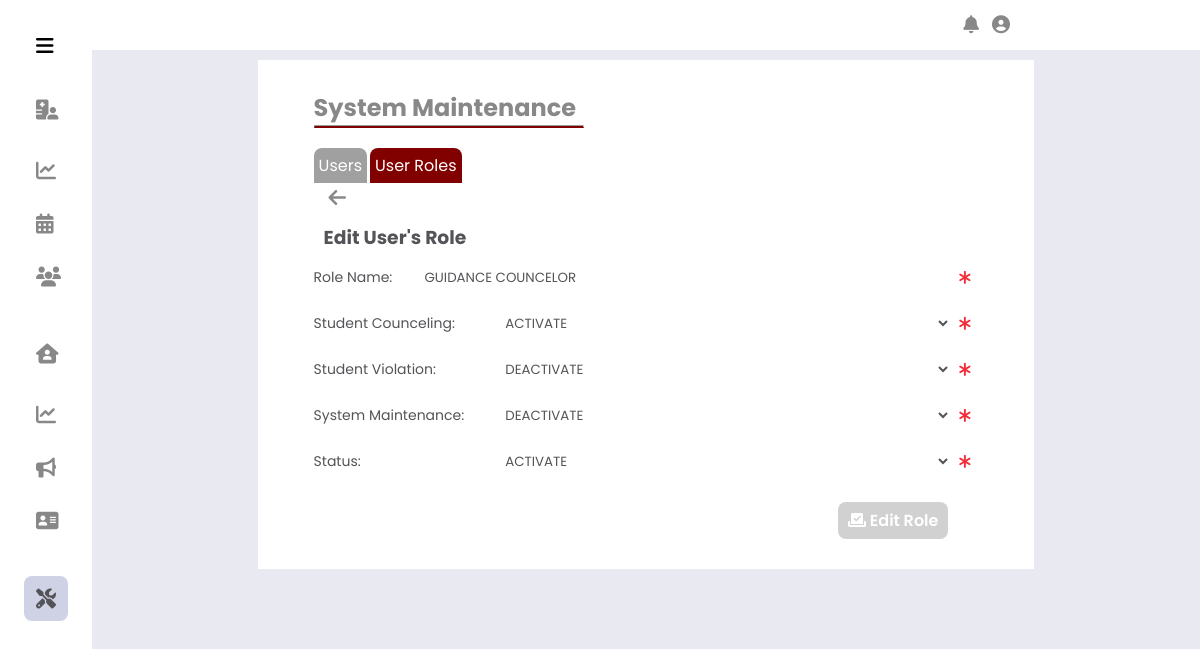
Page /Administrator/System Edit User Role Maintenance/?role_id=2 (signed in) on the committed database.
### tables this page shows
CREATE TABLE IF NOT EXISTS `adminuserrole` (
  `AdminUserRoleID` int NOT NULL AUTO_INCREMENT,
  `AdminUserRole` varchar(255) NOT NULL,
  `AdminPageStudentCounceling` int NOT NULL,
  `AdminPageViolation` int NOT NULL,
  `AdminMaintenance` int NOT NULL,
  `StatusID` int NOT NULL,
  PRIMARY KEY (`AdminUserRoleID`),
  KEY `accountStatus_rolestats` (`StatusID`),
  KEY `studCounceling_status` (`AdminPageStudentCounceling`),
  KEY `studViolation_status` (`AdminPageViolation`),
  KEY `sysMain_status` (`AdminMaintenance`)
);

CREATE TABLE IF NOT EXISTS `statuscontent` (
  `StatusID` int NOT NULL AUTO_INCREMENT,
  `StatusDescription` varchar(20) NOT NULL,
  PRIMARY KEY (`StatusID`)
);

### Administrator/System Edit User Role Maintenance/index.php (the view, shortened to what this page needs)
<?php
    $page = 'maintenance';
    include_once('../includes/header.php');
    $role_id = $_GET['role_id'];
    $userRole = $conn->query("SELECT * FROM adminuserrole WHERE AdminUserRoleID = '$role_id' ");
    while($row = $userRole->fetch_assoc()){
        $id = $row['AdminUserRoleID']; $roleName = $row['AdminUserRole']; $studentCounc = $row['AdminPageStudentCounceling'];
        $studentViolation = $row['AdminPageViolation'];
        $sysMain = $row['AdminMaintenance']; $status = $row['StatusID'];
    }
?>
    <div class="body_container">
        <div class="content">
            <div class="title">
                <h1>System Maintenance</h1>
                <hr>
            </div>
            <div class="subcontent">
                <?php
                    $sub_page = 'role_admin';
                    include '../includes/main_sub_nav.php';
                ?>
                <a href="../System User Role Maintenance/" class="acc_bttn"><i class="fas fa-arrow-left"></i></a>
                <h3 class="subtitle">Edit User's Role</h3>
                <form id="editRole"  method = "POST">
                    <div class="input_group">
                        <div class="input_container">
                            <label for="#" class="label">Role Name: </label>
                            <div class="input " id="input_roleName">
                                <input class="input-field" type="text" placeholder="Insert Role Name" name="roleNameCheck"
                                id="roleNameCheck" value="<?php echo $roleName ?>">
                                <i class="fa-solid fa-asterisk"></i>
                            </div>
                        </div>
                        <div class="input_container">
                            <label for="studCouncheck" class="labelcheck">Student Counceling: </label>
                            <select class="input_fieldselectAdd" name="studCouncheck" id="studCouncheck">
                                    <?php
                                    $statuscheck = mysqli_query($conn, "SELECT StatusID, StatusDescription FROM `statuscontent`");
                                    while($row3 = mysqli_fetch_assoc($statuscheck)){
                                        $statsID = $row3['StatusID']; $statsName = $row3['StatusDescription'];
                                        ?>
                                    <option value = "<?php echo $statsID ?>" <?php if($statsID == $studentCounc ){echo "selected";}?>> <?php echo $statsName?>  </option>
                                <?php }?>
                            </select>
                            <i class="fa-solid fa-asterisk"></i>
                        </div>
                        <div class="input_container">
                            <label for="studViolationcheck" class="labelcheck">Student Violation: </label>
                            <select class="input_fieldselectAdd" name="studViolationcheck" id="studViolationcheck">
                                    <?php
                                    $statuscheck = mysqli_query($conn, "SELECT StatusID, StatusDescription FROM `statuscontent`");
                                    while($row3 = mysqli_fetch_assoc($statuscheck)){
                                        $statsID = $row3['StatusID']; $statsName = $row3['StatusDescription'];
                                        ?>
                                    <option value = "<?php echo $statsID ?>" <?php if($statsID == $studentViolation ){echo "selected";}?>> <?php echo $statsName?>  </option>
                                <?php }?>
                            </select>
                            <i class="fa-solid fa-asterisk"></i>
                        </div>
                        <div class="input_container">
                            <label for="sysMainsCheck" class="labelcheck">System Maintenance: </label>
                            <select class="input_fieldselectAdd" name="sysMainsCheck" id="sysMainsCheck">
                                    <?php
                                    $statuscheck = mysqli_query($conn, "SELECT StatusID, StatusDescription FROM `statuscontent`");
                                    while($row3 = mysqli_fetch_assoc($statuscheck)){
                                        $statsID = $row3['StatusID']; $statsName = $row3['StatusDescription'];
                                        ?>
                                    <option value = "<?php echo $statsID ?>" <?php if($statsID == $sysMain ){echo "selected";}?>> <?php echo $statsName?>  </option>
                                <?php }?>
                            </select>
                            <i class="fa-solid fa-asterisk"></i>
                        </div>
                        <div class="input_container">
                            <label for="sysMainsCheck" class="labelcheck">Status: </label>
                            <select class="input_fieldselectAdd" name="status" id="status" >
                                <?php
                                    $statuscheck = mysqli_query($conn, "SELECT StatusID, StatusDescription FROM `statuscontent`");
                                    while($row3 = mysqli_fetch_assoc($statuscheck)){
                                        $statsID = $row3['StatusID']; $statsName = $row3['StatusDescription'];
                                        ?>
                                    <option value = "<?php echo $statsID ?>" <?php if($statsID == $status ){echo "selected";}?>> <?php echo $statsName?>  </option>
                                <?php }?>
                            </select>
                            <i class="fa-solid fa-asterisk"></i>
                        </div>
                    </div>
                    <div class="action_content">
                        <button class= "bttn" type="submit" name="submit" id="submitRole">
                        <i class="fa-solid fa-check-to-slot"></i> Edit Role</button>
                    </div>
                </form>
            </div>
        </div>
    </div>
</body>
</html>

### Administrator/includes/header.php (shortened to what this page needs)
<?php
    include '../../assets/connection/DBconnection.php';
    $id = $_SESSION['AdminID'];
    $sql_fetch = mysqli_query($conn,
    "SELECT adminAccount.AdminFirstName, adminAccount.AdminUserRoleID, userRole.AdminPageStudentCounceling,
    userRole.AdminPageViolation, userRole.AdminMaintenance, userRole.StatusID
    FROM adminaccountinfo AS adminAccount
    INNER JOIN adminuserrole AS userRole
    ON adminAccount.AdminUserRoleID = userRole.AdminUserRoleID WHERE adminAccount.AdminAccountID = '$id' ");
    while($row = mysqli_fetch_assoc($sql_fetch))
    {
        $studCounceling = $row['AdminPageStudentCounceling']; $studViol = $row['AdminPageViolation'];
    }
?>
<!DOCTYPE html>
<html lang="en">
<head>
    <link rel="stylesheet" href="https://cdnjs.cloudflare.com/ajax/libs/font-awesome/4.7.0/css/font-awesome.min.css">
    <link rel="stylesheet" href="https://cdnjs.cloudflare.com/ajax/libs/croppie/2.6.5/croppie.min.css">
    <link href="../includes/css/side_nav.css" rel="stylesheet">
    <link href="../includes/css/admin_navbar.css" rel="stylesheet">
    <link href="../includes/css/maintenance.css" rel="stylesheet">
    <link rel="stylesheet" href="assets/css/style.css">
    <link rel="stylesheet" href="../includes/css/modal_placement.css">
    <link rel="stylesheet" href="../includes/css/modal_upload_placement.css">
</head>
<body id="body-pd" <?php if ($page == 'v_home'||$page == 'ca_home' ){ echo 'onload="initClock()"';}?>>
    <div class="side_navbar" id="sideNavbar">
        <nav class="navi">
            <div class="navi_selection">
                <div class="navi_brand">
                    <i class="fas fa-bars" id="nav-toggle"></i>
                </div>
<?php if ($studCounceling == '1'){ echo '                <div class="navi_list">
                    <h3 class="sub_title"><i class="fas fa-hospital-user" id="nav-toggle1"></i>Counseling</h3>
                    <a href="../Counceling Dashboard/" id="cdash" class="navi_link ">
                        <i class="fas fa-chart-line"></i>
                        <span class="navi_name">DashBoard</span>
                    </a>
                    <a href="../Counceling Appointment Dashboard/" id="cappoint" class="navi_link " >
                        <i class="fas fa-calendar-alt"></i>
                        <span class="navi_name">Appointment</span>
                    </a>
                    <a href="../Counceling Client Page/" id="cClient" class="navi_link ">
                        <i class="fas fa-users"></i>
                        <span class="navi_name">Client</span>
                    </a>
                </div>
                <br> ';}?>
<?php if ($studViol == '1'){ echo '                <div class="navi_list">
                    <h3 class="sub_title"><i class="fas fa-house-user" id="nav-toggle2"></i>Violation</h3>
                    <a href="../Violation Dashboard/" id="vdash" class="navi_link ">
                        <i class="fas fa-chart-line"></i>
                        <span class="navi_name">DashBoard</span>
                    </a>
                    <a href="../Violation Entry/" id="vEntry" class="navi_link ">
                        <i class="fas fa-bullhorn"></i>
                        <span class="navi_name">Violation Entry</span>
                    </a>
                    <a href="../Violation Records/" id="vRec" class="navi_link ">
                        <i class="fas fa-address-card"></i>
                        <span class="navi_name">Records</span>
                    </a>
                </div>
                <br> ';}?>
                <div class="navi_list">
                    <div class="navi_link <?php if ($page == 'maintenance'){ echo 'active_side';}?> collapse" >
                        <i class="fas fa-tools" id="main_list"></i>
                    </div>
                </div>
            </div>
        </nav>
    </div>
    <div class="top_nav_bar">
        <div class="navi-bar">
            <div class="menu">
                <div class="dropdown1" notif-dropdown>
                    <button class="btndrop_notif" id="notif_bell" notif-dropdown-bttn><i class="fas fa-bell" notif-dropdown-bttn></i><span id="notifCount"></span></button>
                </div>
                <div class="dropdown" user-dropdown-menu>
                    <button class="btndrop_user" user-dropdown-menu-bttn><i class="fas fa-user-circle icon" user-dropdown-menu-bttn></i></button>
                </div>
            </div>
        </div>
    </div>

### Administrator/includes/main_sub_nav.php
<div class="sub_nav">
    <a href="../System User Maintenance/" class="sub_nav_bttn<?php if ($sub_page == 'main_admin'){ echo '_active';}?>">
        Users
    </a>
    <a href="../System User Role Maintenance/" class="sub_nav_bttn<?php if ($sub_page == 'role_admin'){ echo '_active';}?>">
        User Roles
    </a>
</div>

### Administrator/includes/css/side_nav.css (style rules this page uses)
:root { --nav-width: 92px; --button-color-font-icon: rgb(136, 136, 136); --button-hover-color-font-icon: rgb(84, 83, 87); --button-hover-bg: rgb(207 210 229); --color-content0-bg: white; --body-color: rgb(209, 209, 209); --normal-font-size: 1rem; --small-font-size: .875rem; --z-index: 100; }
* { margin: 0; padding: 0; box-sizing: border-box; font-family: 'Poppins',sans-serif; }
body { margin: 0; position: relative; padding: 0 0 0 5.75rem; transition: .5s; background-color: #e9eaf1; }
h1 { margin: 0; }
.side_navbar a { text-decoration: none; }
.side_navbar { position: fixed; top: 0; left: 0; width: var(--nav-width); height: 100vh; background-color: var(--color-content0-bg); padding: 1.5rem 1.5rem 2rem; transition: .5s; z-index: var(--z-index); }
.navi { height: 100%; display: flex; flex-direction: column; justify-content: space-between; overflow: hidden; }
.navi_brand { display: grid; grid-template-columns: max-content max-content; justify-content: space-between; align-items: center; margin-bottom: 1.25rem; }
#nav-toggle { font-size: 1.25rem; padding: .75rem; cursor: pointer; }
.navi_link { display: grid; grid-template-columns: max-content max-content; align-items: center; column-gap: .75rem; padding: .75rem; color: var(--button-color-font-icon); border-radius: .5rem; margin-bottom: .5rem; transition: .3s; cursor: pointer; }
.sub_title { display: grid; grid-template-columns: max-content max-content; justify-content: space-between; align-items: center; margin-bottom: 1rem; color: var(--button-color-font-icon); cursor: pointer; }
.sub_title .fas { font-size: 1.25rem; padding: .75rem; }
.fas { font-size: 1.25rem; margin-right: 3px; }
.active_side { color: var(--button-hover-color-font-icon); background-color: rgb(207 210 229); }
.collapse { grid-template-columns: 20px max-content 1fr; }

### Administrator/includes/css/admin_navbar.css (style rules this page uses)
* { margin: 0; padding: 0; box-sizing: border-box; font-family: 'Poppins',sans-serif; }
:root { --nav-width: 92px; --button-color-font-icon: rgb(136, 136, 136); --button-hover-color-font-icon: rgb(84, 83, 87); --button-hover-bg: rgb(160, 160, 160); --color-content0-bg: white; --maroong-content-bg: #810000; --maroong-content-hover: #630000; --body-color: rgb(209, 209, 209); --dark--color: #45474b; --blue-color: #2a88e6; --normal-font-size: 1rem; --small-font-size: .875rem; --meduim-font-size: 15px; }
body { position: relative; background-color: #e9eaf1; }
.top_nav_bar { position: fixed; width: 100%; height: 50px; z-index: 100; }
.navi-bar { display: block; padding-top: 5px; padding-bottom: 5px; padding-left: 20%; padding-right: 20%; height: 50px; width: 100%; background-color: white; align-items: center; }
.navi-bar, .menu { display: flex; align-items: center; justify-content: flex-end; margin-right: 5%; }
.menu .btndrop_user, .menu .btndrop_notif { margin: 5%; width: 30px; height: 20px; border: none; background: transparent; cursor: pointer; }
.menu .btndrop_user i, .menu .btndrop_notif i { font-size: 18px; color: rgb(136, 136, 136); }
.dropdown1 { position: relative; }
.dropdown { position: relative; display: flexbox; text-align: center; width: 100%; }
nav { height: 100%; display: flex; flex-direction: column; justify-content: space-between; overflow: hidden; }
.sub_nav { padding: 20px 0 0; display: flex; }
.sub_nav .sub_nav_bttn_active, .sub_nav .sub_nav_bttn { font-size: var(--small-font-size); background-color: var(--button-hover-bg); padding: 5px; margin: 0 3px 0 0; color: var(--color-content0-bg); border-top-left-radius: .5rem; border-top-right-radius: .5rem; text-decoration: none; }
.sub_nav .sub_nav_bttn_active, .sub_nav .sub_nav_bttn:hover { color: var(--color-content0-bg); background-color: var(--maroong-content-bg); }
.sub_nav .sub_nav_bttn_active, .sub_nav .sub_nav_bttn { font-size: var(--normal-font-size); background-color: var(--button-hover-bg); padding: 5px; margin: 0 3px 0 0; color: var(--color-content0-bg); border-top-left-radius: .5rem; border-top-right-radius: .5rem; text-decoration: none; }

### Administrator/includes/css/modal_placement.css (style rules this page uses)
:root { --nav-width: 92px; --button-color-font-icon: rgb(136, 136, 136); --button-hover-color-font-icon: rgb(84, 83, 87); --button-hover-bg: rgb(160, 160, 160); --color-content0-bg: white; --maroong-content-bg: #810000; --maroong-content-hover: #630000; --body-color: rgb(209, 209, 209); --normal-font-size: 1rem; --small-font-size: .875rem; --meduim-font-size: 15px; }
* { margin: 0; padding: 0; box-sizing: border-box; font-family: 'Poppins',sans-serif; }

### rows in the picture
adminuserrole: roleNameCheck "GUIDANCE COUNCELOR", studCouncheck "ACTIVATE", studViolationcheck "DEACTIVATE", sysMainsCheck "DEACTIVATE", status "ACTIVATE"
